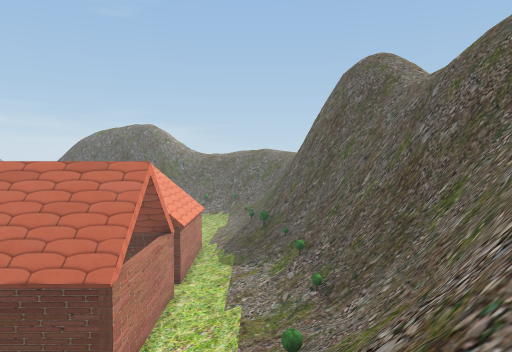
[1] (above)

24 first-person views from a walk through a scene from a Unity 3-D project. The camera is 1.3 m above the floor, tilts 2° down and sees 70° across. The floor is counted in squares, 2 m on a side. Each view is taken from the middle of a square. On the plan, view 1 faces up. The plan holds only what a view shows up to about 11 squares ahead; the rest is blank. The place goes on beyond the plan. Some trees and plants on the terrain are drawn as simple stand-ins. The player character is not drawn. Some animated figures are left out.

[2]
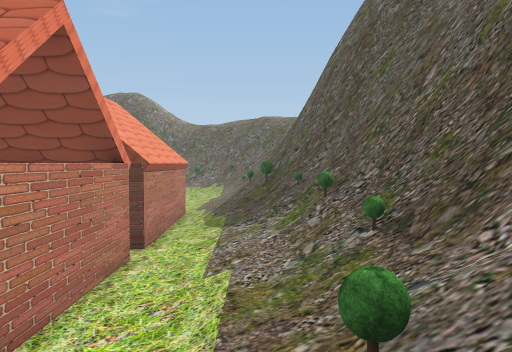

[3]
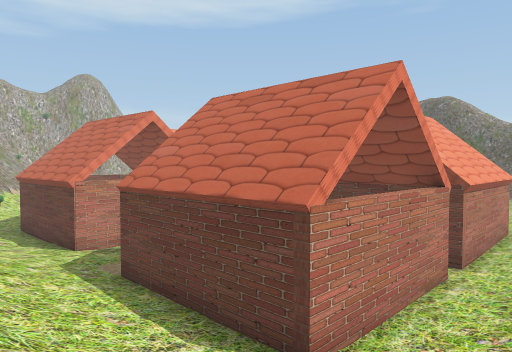

[4]
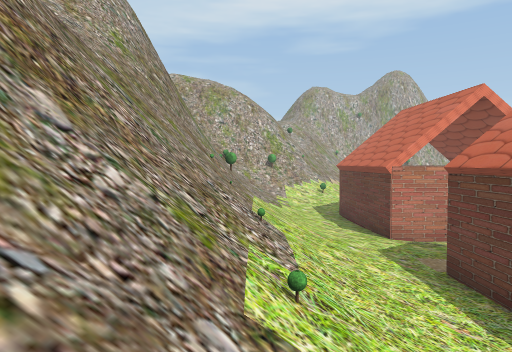

[5]
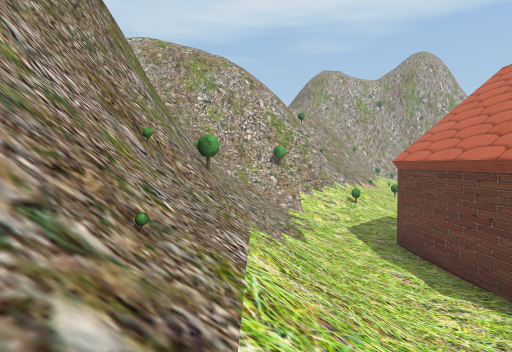

[6]
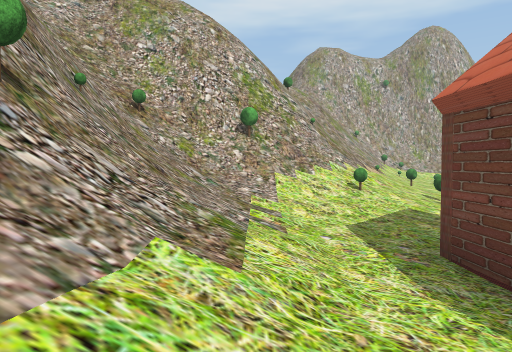

[7]
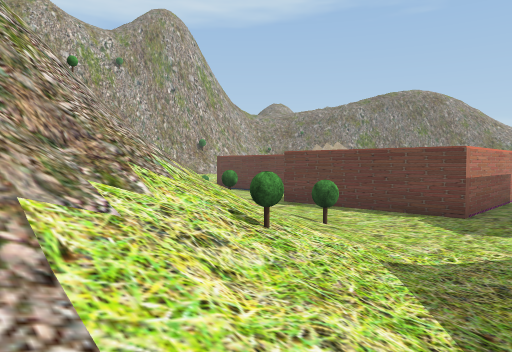

[8]
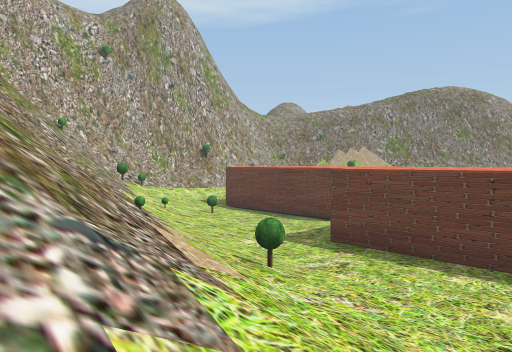

[9]
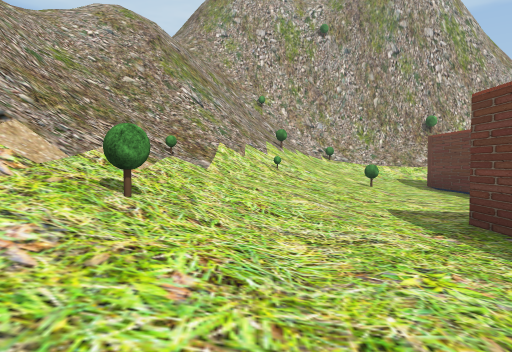

[10]
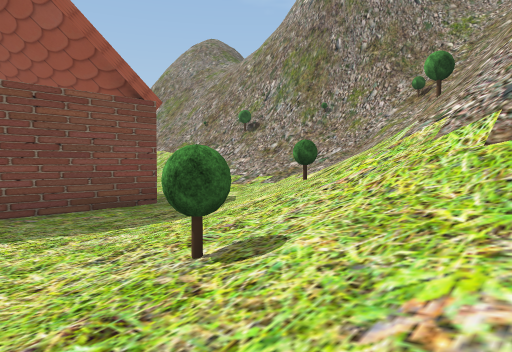

[11]
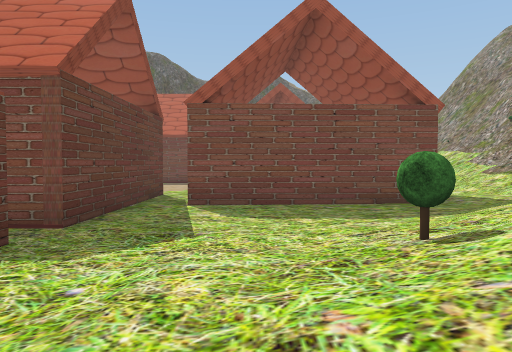

[12]
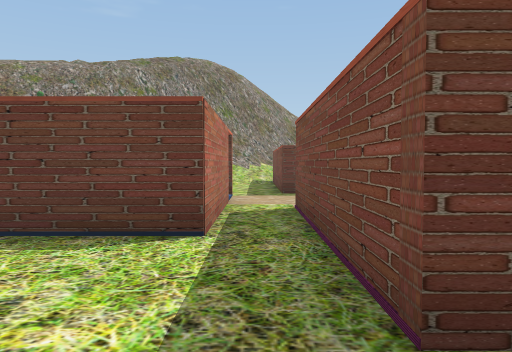

[13]
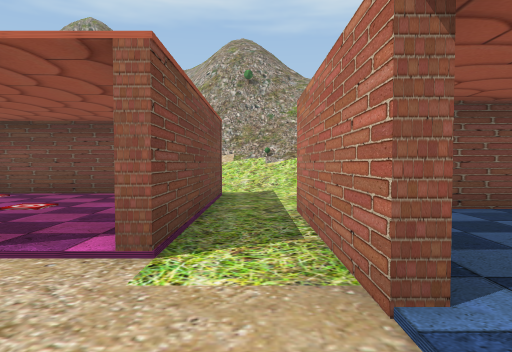

[14]
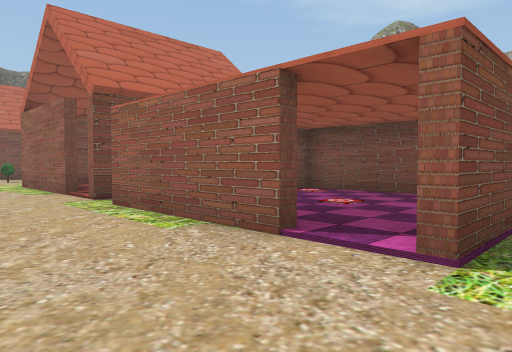

[15]
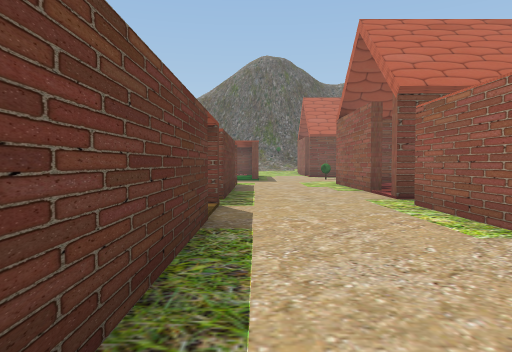

[16]
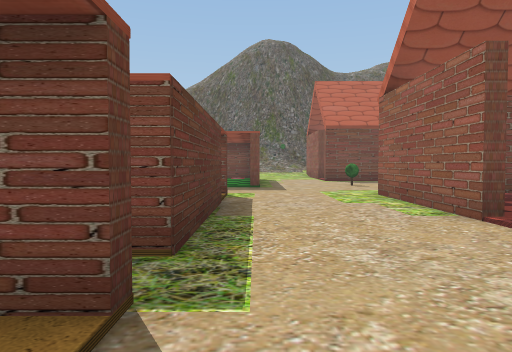

[17]
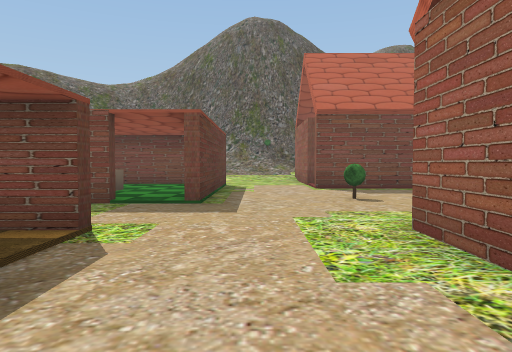

[18]
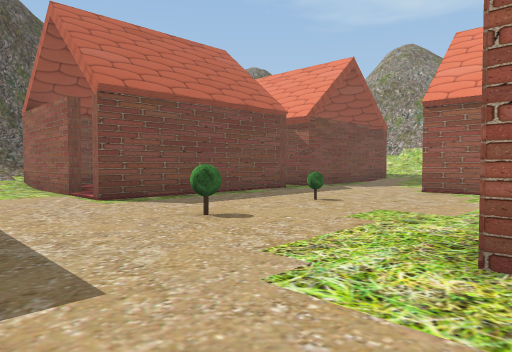

[19]
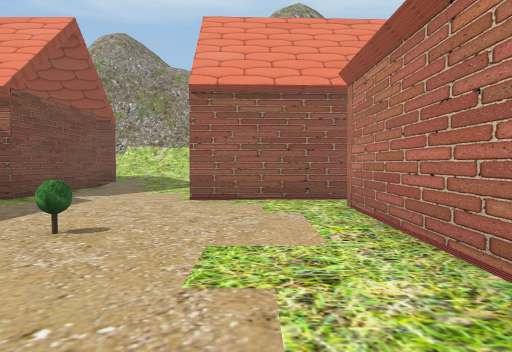

[20]
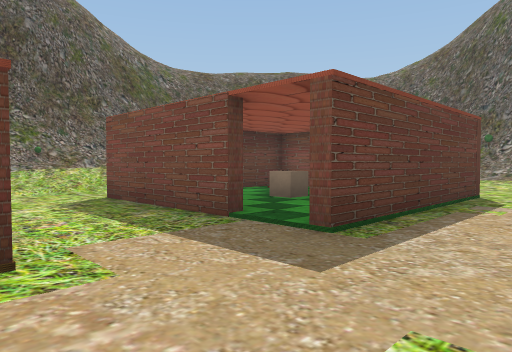

[21]
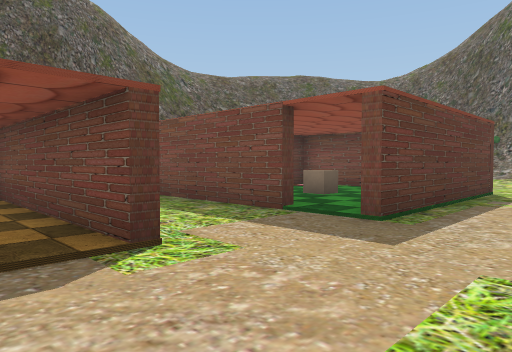

[22]
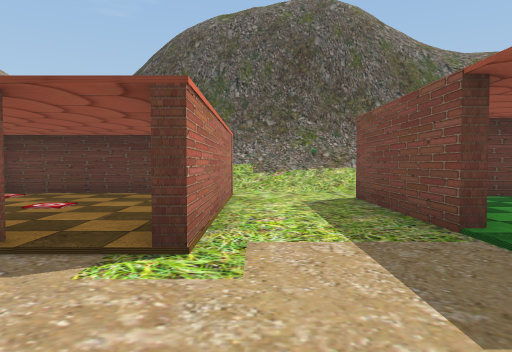

[23]
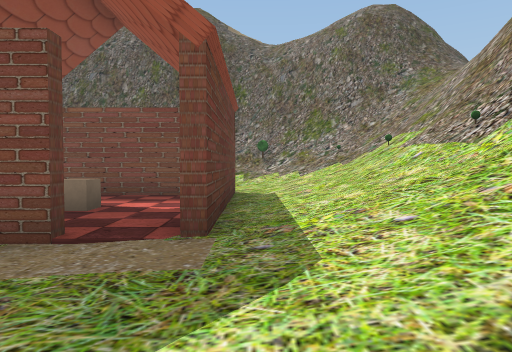

[24]
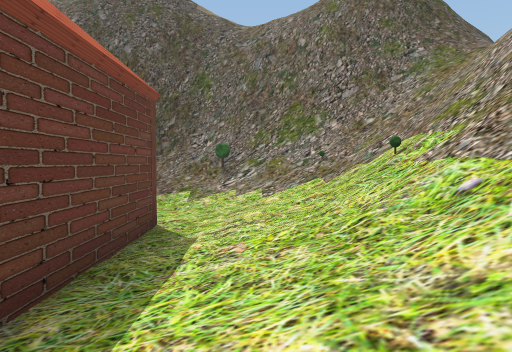

### Floor plan
Key: @ floor where view 1 was taken; # wall or solid block; x gap in a wall; . main floor; : floor 0.5 m higher than the main floor; + floor 0.75 m higher than the main floor; * floor 2 m higher than the main floor; % floor 2.5 m higher than the main floor; & floor 2.75 m higher than the main floor; $ floor 4.5 m higher than the main floor; / step, stairs or slope; = window, fence, low wall or low ledge; ^ raised ledge; v drop or lower ground; T tree; C cube; O other object.
Columns run from 31 left of view 1 to 5 right of it. Each row starts with its distance up from view 1.
 30                    ###
 29                  %////
 28                  ///O/
 27                  :////
 26                   ...
 25              #####..######
 24               :::#..# :::#
 23               :::#..#::::#
 22       .#       ::#..#:C::#
 21      ..###x#.###x#..:::::#  ://
 20      #..............######..:+/
 19      :....................
 18     :#......................://
 17     :#.#x###.#x###...T.#:####+/
 16    ::#.#:::#.  ::#.....#   :#+
 15 ######.#:::#.    #...T.#    #://## vv
 14 :::....#:::#.    #.....#:   #://O# vv
 13 //T::..#####.#   #.....#:   #:+//##vv
 12 ///++:.......#####.....#    ..+//##vv
 11 /*/////:::.....######..##   #.:/%##vv
 10 ////O///+:::...#     ..#    #.://## v
  9 #==///O/T//T::.#     ..# :C:#.:+/## v
  8 v#=/////////+:.#    #..#::::#.:+*## v
  7 /////////////+:######.:::::##:://=#vv
  6 //////#  #//T/:###  ::::####:+//T=#v
  5  ////    #^=///+:++++++//+/+/////##v
  4          ##T//////////////////O//#v
  3          v##//////////&//O//T///##v
  2          v##$/=O####O/$//=#/////##v
  1          v##/###########=####////##
  0          vv####       ####  #=/@//#
 -1          =/###                  //#
 -2            /vv                    #

Positions as (right, up) in squares from view 1, and headings:
1: (0, 0), facing up
2: (0, 4), facing up
3: (0, 3), facing up-left
4: (-1, 3), facing left
5: (-7, 3), facing left
6: (-11, 4), facing left
7: (-17, 4), facing up-left
8: (-20, 6), facing up-left
9: (-20, 10), facing left
10: (-22, 10), facing down-right
11: (-23, 10), facing right
12: (-25, 11), facing up
13: (-25, 20), facing down
14: (-25, 20), facing down-right
15: (-25, 20), facing right
16: (-21, 20), facing right
17: (-17, 19), facing right
18: (-14, 20), facing down-right
19: (-12, 18), facing down
20: (-14, 18), facing up-right
21: (-15, 18), facing up-right
22: (-13, 18), facing up
23: (-11, 6), facing right
24: (-8, 5), facing right
